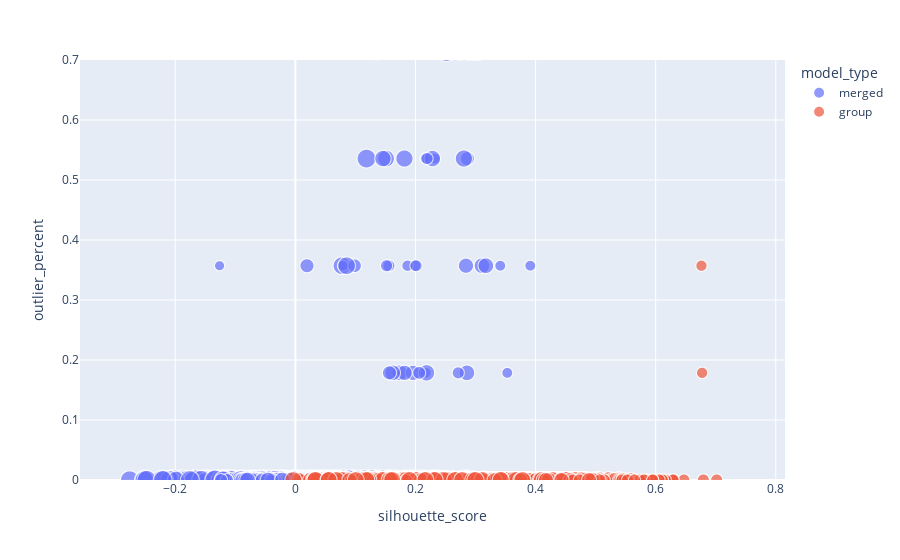

Notebook code cell kept with this figure:
### Markdown cell above
This is where I will provide infomration on decisions on what I have done:

- Kmeans seems to struggle to make meaning full clusters atleast from the topic representation. I looked at these models 6480, 6116, 6747 but have removed them from the running.
-

### Code cell
# Assuming your 'lengthened_combined_topic_counts' DataFrame is available

fig = px.scatter(calculated_results,
                 x='silhouette_score', y='outlier_percent',
                 color='model_type', size='num_topics',
                 hover_data=['id', 'topic_membership_counts'],)

fig.update_layout(
    yaxis=dict(range=[0, 0.7]),
    hovermode='closest'
)

fig.show()
